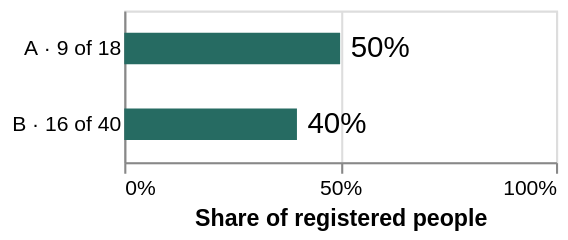

Describe this chart as a Vega-Lite specification.
### Vega-Lite specification from a JSON file in a GitHub repository (floating-point values rounded to 4 significant figures)
{"$schema": "https://vega.github.io/schema/vega-lite/v6.json", "description": "Pilot attendance by group, as a share of registered participants.", "width": 205, "height": {"step": 36}, "data": {"values": [{"group": "A", "attended": 9, "registered": 18}, {"group": "B", "attended": 16, "registered": 40}]}, "transform": [{"calculate": "datum.attended / datum.registered", "as": "rate"}, {"calculate": "datum.group + ' · ' + datum.attended + ' of ' + datum.registered", "as": "label"}], "encoding": {"y": {"field": "label", "type": "nominal", "sort": null, "axis": {"title": null, "ticks": false}}, "x": {"field": "rate", "type": "quantitative", "scale": {"domain": [0, 1]}, "axis": {"format": ".0%", "values": [0, 0.5, 1], "title": "Share of registered people"}}}, "layer": [{"mark": {"type": "bar", "size": 15, "color": "#266b62"}}, {"mark": {"type": "text", "align": "left", "dx": 5, "fontSize": 14}, "encoding": {"text": {"field": "rate", "format": ".0%"}}}]}
